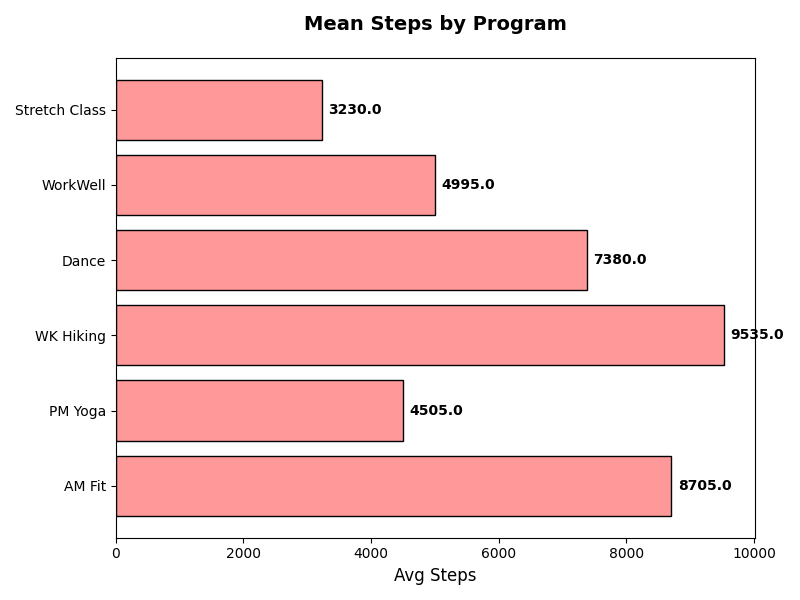

Generate this figure with Python:
import matplotlib.pyplot as plt
import numpy as np

# Define programs and data (average daily steps)
programs = ['AM Fit', 'PM Yoga', 'WK Hiking', 'Dance', 'WorkWell', 'Stretch Class']
steps_data = [
    [8500, 8700, 7800, 9000, 8800, 8900, 8600, 9100, 9200, 8450],  # AM Fit
    [4500, 4200, 4100, 4600, 4700, 4900, 4300, 4800, 4400, 4550],  # PM Yoga
    [9500, 9600, 9400, 9300, 9200, 9800, 9900, 9700, 9350, 9600],  # WK Hiking
    [7000, 7500, 7200, 7100, 7350, 7600, 7800, 7400, 7500, 7350],  # Dance
    [5000, 4800, 4700, 5100, 5200, 5400, 4550, 4900, 5050, 5250],  # WorkWell
    [3000, 3200, 3100, 3300, 3250, 3100, 3150, 3400, 3350, 3450]   # Stretch Class
]

fig, ax = plt.subplots(figsize=(8, 6))

# Bar plot showing mean steps for each program
mean_steps = [np.mean(data) for data in steps_data]
ax.barh(programs, mean_steps, color='#ff9999', edgecolor='black')
ax.set_xlabel('Avg Steps', fontsize=12)
ax.set_title('Mean Steps by Program', fontsize=14, fontweight='bold', pad=20)
for i, v in enumerate(mean_steps):
    ax.text(v + 100, i, f'{v:.1f}', color='black', va='center', fontweight='bold')

plt.tight_layout()
plt.show()
